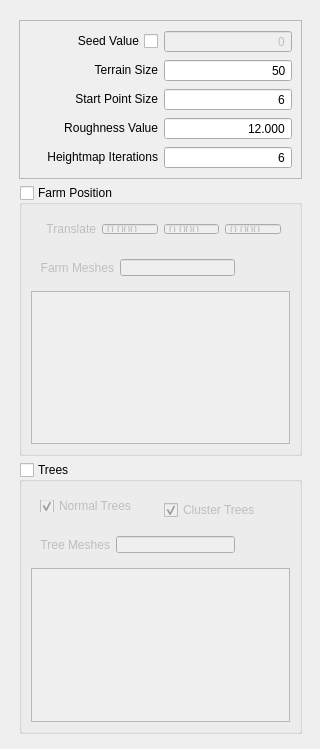
         <widget class="QWidget" name="tab">
          <attribute name="title">
           <string>Settings</string>
          </attribute>
          <widget class="QWidget" name="top" native="true">
           <property name="geometry">
            <rect>
             <x>10</x>
             <y>10</y>
             <width>301</width>
             <height>730</height>
            </rect>
           </property>
           <property name="sizePolicy">
            <sizepolicy hsizetype="MinimumExpanding" vsizetype="MinimumExpanding">
             <horstretch>0</horstretch>
             <verstretch>0</verstretch>
            </sizepolicy>
           </property>
           <property name="minimumSize">
            <size>
             <width>300</width>
             <height>730</height>
            </size>
           </property>
           <property name="maximumSize">
            <size>
             <width>16777215</width>
             <height>900</height>
            </size>
           </property>
           <property name="layoutDirection">
            <enum>Qt::LeftToRight</enum>
           </property>
           <widget class="QWidget" name="layoutWidget">
            <property name="geometry">
             <rect>
              <x>9</x>
              <y>10</y>
              <width>283</width>
              <height>714</height>
             </rect>
            </property>
            <layout class="QVBoxLayout" name="verticalLayout_3">
             <item>
              <widget class="QFrame" name="Settings">
               <property name="minimumSize">
                <size>
                 <width>200</width>
                 <height>0</height>
                </size>
               </property>
               <property name="frameShape">
                <enum>QFrame::StyledPanel</enum>
               </property>
               <property name="frameShadow">
                <enum>QFrame::Plain</enum>
               </property>
               <layout class="QVBoxLayout" name="verticalLayout_2">
                <item>
                 <layout class="QHBoxLayout" name="horizontalLayout_3">
                  <item>
                   <widget class="QCheckBox" name="seedValueCheck">
                    <property name="minimumSize">
                     <size>
                      <width>0</width>
                      <height>0</height>
                     </size>
                    </property>
                    <property name="layoutDirection">
                     <enum>Qt::RightToLeft</enum>
                    </property>
                    <property name="text">
                     <string>Seed Value</string>
                    </property>
                    <property name="iconSize">
                     <size>
                      <width>16</width>
                      <height>16</height>
                     </size>
                    </property>
                   </widget>
                  </item>
                  <item>
                   <widget class="QSpinBox" name="seedValueBox">
                    <property name="enabled">
                     <bool>false</bool>
                    </property>
                    <property name="sizePolicy">
                     <sizepolicy hsizetype="Minimum" vsizetype="Fixed">
                      <horstretch>0</horstretch>
                      <verstretch>0</verstretch>
                     </sizepolicy>
                    </property>
                    <property name="minimumSize">
                     <size>
                      <width>50</width>
                      <height>0</height>
                     </size>
                    </property>
                    <property name="alignment">
                     <set>Qt::AlignRight|Qt::AlignTrailing|Qt::AlignVCenter</set>
                    </property>
                    <property name="buttonSymbols">
                     <enum>QAbstractSpinBox::NoButtons</enum>
                    </property>
                    <property name="maximum">
                     <number>999999999</number>
                    </property>
                   </widget>
                  </item>
                 </layout>
                </item>
                <item>
                 <layout class="QHBoxLayout" name="horizontalLayout_5">
                  <item>
                   <widget class="QLabel" name="label_4">
                    <property name="sizePolicy">
                     <sizepolicy hsizetype="Minimum" vsizetype="Fixed">
                      <horstretch>0</horstretch>
                      <verstretch>0</verstretch>
                     </sizepolicy>
                    </property>
                    <property name="minimumSize">
                     <size>
                      <width>100</width>
                      <height>0</height>
                     </size>
                    </property>
                    <property name="text">
                     <string>Terrain Size</string>
                    </property>
                    <property name="alignment">
                     <set>Qt::AlignRight|Qt::AlignTrailing|Qt::AlignVCenter</set>
                    </property>
                   </widget>
                  </item>
                  <item>
                   <widget class="QSpinBox" name="terrainSizeBox">
                    <property name="sizePolicy">
                     <sizepolicy hsizetype="Minimum" vsizetype="Fixed">
                      <horstretch>0</horstretch>
                      <verstretch>0</verstretch>
                     </sizepolicy>
                    </property>
                    <property name="minimumSize">
                     <size>
                      <width>100</width>
                      <height>0</height>
                     </size>
                    </property>
                    <property name="alignment">
                     <set>Qt::AlignRight|Qt::AlignTrailing|Qt::AlignVCenter</set>
                    </property>
                    <property name="buttonSymbols">
                     <enum>QAbstractSpinBox::NoButtons</enum>
                    </property>
                    <property name="minimum">
                     <number>1</number>
                    </property>
                    <property name="maximum">
                     <number>100</number>
                    </property>
                    <property name="value">
                     <number>50</number>
                    </property>
                   </widget>
                  </item>
                 </layout>
                </item>
                <item>
                 <layout class="QHBoxLayout" name="horizontalLayout_4">
                  <item>
                   <widget class="QLabel" name="label_3">
                    <property name="sizePolicy">
                     <sizepolicy hsizetype="Minimum" vsizetype="Fixed">
                      <horstretch>0</horstretch>
                      <verstretch>0</verstretch>
                     </sizepolicy>
                    </property>
                    <property name="minimumSize">
                     <size>
                      <width>100</width>
                      <height>0</height>
                     </size>
                    </property>
                    <property name="text">
                     <string>Start Point Size</string>
                    </property>
                    <property name="alignment">
                     <set>Qt::AlignRight|Qt::AlignTrailing|Qt::AlignVCenter</set>
                    </property>
                   </widget>
                  </item>
                  <item>
                   <widget class="QSpinBox" name="startPointSizeBox">
                    <property name="sizePolicy">
                     <sizepolicy hsizetype="Minimum" vsizetype="Fixed">
                      <horstretch>0</horstretch>
                      <verstretch>0</verstretch>
                     </sizepolicy>
                    </property>
                    <property name="minimumSize">
                     <size>
                      <width>100</width>
                      <height>0</height>
                     </size>
                    </property>
                    <property name="alignment">
                     <set>Qt::AlignRight|Qt::AlignTrailing|Qt::AlignVCenter</set>
                    </property>
                    <property name="buttonSymbols">
                     <enum>QAbstractSpinBox::NoButtons</enum>
                    </property>
                    <property name="minimum">
                     <number>1</number>
                    </property>
                    <property name="maximum">
                     <number>100</number>
                    </property>
                    <property name="value">
                     <number>6</number>
                    </property>
                   </widget>
                  </item>
                 </layout>
                </item>
                <item>
                 <layout class="QHBoxLayout" name="horizontalLayout_8">
                  <item>
                   <widget class="QLabel" name="label_5">
                    <property name="sizePolicy">
                     <sizepolicy hsizetype="Minimum" vsizetype="Fixed">
                      <horstretch>0</horstretch>
                      <verstretch>0</verstretch>
                     </sizepolicy>
                    </property>
                    <property name="minimumSize">
                     <size>
                      <width>100</width>
                      <height>0</height>
                     </size>
                    </property>
                    <property name="text">
                     <string>Roughness Value</string>
                    </property>
                    <property name="alignment">
                     <set>Qt::AlignRight|Qt::AlignTrailing|Qt::AlignVCenter</set>
                    </property>
                   </widget>
                  </item>
                  <item>
                   <widget class="QDoubleSpinBox" name="roughnessBox">
                    <property name="sizePolicy">
                     <sizepolicy hsizetype="Minimum" vsizetype="Fixed">
                      <horstretch>0</horstretch>
                      <verstretch>0</verstretch>
                     </sizepolicy>
                    </property>
                    <property name="minimumSize">
                     <size>
                      <width>100</width>
                      <height>0</height>
                     </size>
                    </property>
                    <property name="alignment">
                     <set>Qt::AlignRight|Qt::AlignTrailing|Qt::AlignVCenter</set>
                    </property>
                    <property name="buttonSymbols">
                     <enum>QAbstractSpinBox::NoButtons</enum>
                    </property>
                    <property name="decimals">
                     <number>3</number>
                    </property>
                    <property name="singleStep">
                     <double>0.100000000000000</double>
                    </property>
                    <property name="value">
                     <double>12.000000000000000</double>
                    </property>
                   </widget>
                  </item>
                 </layout>
                </item>
                <item>
                 <layout class="QHBoxLayout" name="horizontalLayout_9">
                  <item>
                   <widget class="QLabel" name="label_6">
                    <property name="sizePolicy">
                     <sizepolicy hsizetype="Minimum" vsizetype="Fixed">
                      <horstretch>0</horstretch>
                      <verstretch>0</verstretch>
                     </sizepolicy>
                    </property>
                    <property name="minimumSize">
                     <size>
                      <width>100</width>
                      <height>0</height>
                     </size>
                    </property>
                    <property name="text">
                     <string>Heightmap Iterations</string>
                    </property>
                    <property name="alignment">
                     <set>Qt::AlignRight|Qt::AlignTrailing|Qt::AlignVCenter</set>
                    </property>
                   </widget>
                  </item>
                  <item>
                   <widget class="QSpinBox" name="heightmapIterationsBox">
                    <property name="sizePolicy">
                     <sizepolicy hsizetype="Minimum" vsizetype="Fixed">
                      <horstretch>0</horstretch>
                      <verstretch>0</verstretch>
                     </sizepolicy>
                    </property>
                    <property name="minimumSize">
                     <size>
                      <width>100</width>
                      <height>0</height>
                     </size>
                    </property>
                    <property name="alignment">
                     <set>Qt::AlignRight|Qt::AlignTrailing|Qt::AlignVCenter</set>
                    </property>
                    <property name="buttonSymbols">
                     <enum>QAbstractSpinBox::NoButtons</enum>
                    </property>
                    <property name="minimum">
                     <number>1</number>
                    </property>
                    <property name="value">
                     <number>6</number>
                    </property>
                   </widget>
                  </item>
                 </layout>
                </item>
               </layout>
              </widget>
             </item>
             <item>
              <widget class="QGroupBox" name="farmPosition">
               <property name="sizePolicy">
                <sizepolicy hsizetype="Minimum" vsizetype="Preferred">
                 <horstretch>0</horstretch>
                 <verstretch>0</verstretch>
                </sizepolicy>
               </property>
               <property name="minimumSize">
                <size>
                 <width>200</width>
                 <height>0</height>
                </size>
               </property>
               <property name="maximumSize">
                <size>
                 <width>16777215</width>
                 <height>300</height>
                </size>
               </property>
               <property name="title">
                <string>Farm Position</string>
               </property>
               <property name="checkable">
                <bool>true</bool>
               </property>
               <property name="checked">
                <bool>false</bool>
               </property>
               <layout class="QVBoxLayout" name="verticalLayout_6">
                <item>
                 <layout class="QVBoxLayout" name="verticalLayout_4">
                  <item>
                   <widget class="QWidget" name="farmTranslateLayout" native="true">
                    <property name="minimumSize">
                     <size>
                      <width>0</width>
                      <height>30</height>
                     </size>
                    </property>
                    <property name="maximumSize">
                     <size>
                      <width>16777215</width>
                      <height>30</height>
                     </size>
                    </property>
                    <layout class="QHBoxLayout" name="horizontalLayout_10">
                     <item>
                      <widget class="QLabel" name="label_7">
                       <property name="sizePolicy">
                        <sizepolicy hsizetype="Minimum" vsizetype="Preferred">
                         <horstretch>0</horstretch>
                         <verstretch>0</verstretch>
                        </sizepolicy>
                       </property>
                       <property name="minimumSize">
                        <size>
                         <width>50</width>
                         <height>0</height>
                        </size>
                       </property>
                       <property name="text">
                        <string>Translate</string>
                       </property>
                       <property name="alignment">
                        <set>Qt::AlignRight|Qt::AlignTrailing|Qt::AlignVCenter</set>
                       </property>
                      </widget>
                     </item>
                     <item>
                      <widget class="QDoubleSpinBox" name="translateXBox">
                       <property name="minimumSize">
                        <size>
                         <width>48</width>
                         <height>0</height>
                        </size>
                       </property>
                       <property name="frame">
                        <bool>true</bool>
                       </property>
                       <property name="buttonSymbols">
                        <enum>QAbstractSpinBox::NoButtons</enum>
                       </property>
                       <property name="decimals">
                        <number>3</number>
                       </property>
                       <property name="minimum">
                        <double>-99.989999999999995</double>
                       </property>
                      </widget>
                     </item>
                     <item>
                      <widget class="QDoubleSpinBox" name="translateYBox">
                       <property name="minimumSize">
                        <size>
                         <width>48</width>
                         <height>0</height>
                        </size>
                       </property>
                       <property name="frame">
                        <bool>true</bool>
                       </property>
                       <property name="buttonSymbols">
                        <enum>QAbstractSpinBox::NoButtons</enum>
                       </property>
                       <property name="decimals">
                        <number>3</number>
                       </property>
                       <property name="minimum">
                        <double>-99.900000000000006</double>
                       </property>
                      </widget>
                     </item>
                     <item>
                      <widget class="QDoubleSpinBox" name="translateZBox">
                       <property name="minimumSize">
                        <size>
                         <width>48</width>
                         <height>0</height>
                        </size>
                       </property>
                       <property name="frame">
                        <bool>true</bool>
                       </property>
                       <property name="buttonSymbols">
                        <enum>QAbstractSpinBox::NoButtons</enum>
                       </property>
                       <property name="decimals">
                        <number>3</number>
                       </property>
                       <property name="minimum">
                        <double>-99.989999999999995</double>
                       </property>
                      </widget>
                     </item>
                    </layout>
                   </widget>
                  </item>
                  <item>
                   <widget class="QWidget" name="farmMeshLayout" native="true">
                    <property name="minimumSize">
                     <size>
                      <width>0</width>
                      <height>35</height>
                     </size>
                    </property>
                    <property name="maximumSize">
                     <size>
                      <width>16777215</width>
                      <height>35</height>
                     </size>
                    </property>
                    <layout class="QHBoxLayout" name="horizontalLayout_11">
                     <item>
                      <widget class="QLabel" name="label_8">
                       <property name="sizePolicy">
                        <sizepolicy hsizetype="Minimum" vsizetype="Preferred">
                         <horstretch>0</horstretch>
                         <verstretch>0</verstretch>
                        </sizepolicy>
                       </property>
                       <property name="minimumSize">
                        <size>
                         <width>10</width>
                         <height>0</height>
                        </size>
                       </property>
                       <property name="text">
                        <string>Farm Meshes</string>
                       </property>
                       <property name="alignment">
                        <set>Qt::AlignRight|Qt::AlignTrailing|Qt::AlignVCenter</set>
                       </property>
                      </widget>
                     </item>
                     <item>
                      <widget class="QLineEdit" name="farmMeshLine">
                       <property name="sizePolicy">
                        <sizepolicy hsizetype="MinimumExpanding" vsizetype="Fixed">
                         <horstretch>0</horstretch>
                         <verstretch>0</verstretch>
                        </sizepolicy>
                       </property>
                       <property name="minimumSize">
                        <size>
                         <width>100</width>
                         <height>0</height>
                        </size>
                       </property>
                      </widget>
                     </item>
                     <item>
                      <widget class="QPushButton" name="farmMeshButton">
                       <property name="minimumSize">
                        <size>
                         <width>10</width>
                         <height>0</height>
                        </size>
                       </property>
                       <property name="text">
                        <string/>
                       </property>
                       <property name="icon">
                        <iconset>
                         <normaloff>../../Uni/FMP/Terrain/ui/browseFolder.png</normaloff>../../Uni/FMP/Terrain/ui/browseFolder.png</iconset>
                       </property>
                       <property name="iconSize">
                        <size>
                         <width>25</width>
                         <height>25</height>
                        </size>
                       </property>
                       <property name="checkable">
                        <bool>false</bool>
                       </property>
                       <property name="autoDefault">
                        <bool>false</bool>
                       </property>
                       <property name="default">
                        <bool>false</bool>
                       </property>
                       <property name="flat">
                        <bool>true</bool>
                       </property>
                      </widget>
                     </item>
                    </layout>
                   </widget>
                  </item>
                  <item>
                   <widget class="QPlainTextEdit" name="farmMeshBrowser">
                    <property name="readOnly">
                     <bool>true</bool>
                    </property>
                    <property name="textInteractionFlags">
                     <set>Qt::NoTextInteraction</set>
                    </property>
                   </widget>
                  </item>
                 </layout>
                </item>
               </layout>
              </widget>
             </item>
             <item>
              <widget class="QGroupBox" name="trees">
               <property name="sizePolicy">
                <sizepolicy hsizetype="MinimumExpanding" vsizetype="Preferred">
                 <horstretch>0</horstretch>
                 <verstretch>0</verstretch>
                </sizepolicy>
               </property>
               <property name="minimumSize">
                <size>
                 <width>0</width>
                 <height>200</height>
                </size>
               </property>
               <property name="maximumSize">
                <size>
                 <width>16777215</width>
                 <height>300</height>
                </size>
               </property>
               <property name="title">
                <string>Trees</string>
               </property>
               <property name="checkable">
                <bool>true</bool>
               </property>
               <property name="checked">
                <bool>false</bool>
               </property>
               <layout class="QVBoxLayout" name="verticalLayout_7">
                <item>
                 <widget class="QWidget" name="clusterTreesLayout" native="true">
                  <property name="maximumSize">
                   <size>
                    <width>16777215</width>
                    <height>30</height>
                   </size>
                  </property>
                  <layout class="QHBoxLayout" name="horizontalLayout_13">
                   <item>
                    <widget class="QCheckBox" name="normalTreesCheck">
                     <property name="text">
                      <string>Normal Trees</string>
                     </property>
                     <property name="checked">
                      <bool>true</bool>
                     </property>
                    </widget>
                   </item>
                   <item>
                    <widget class="QCheckBox" name="clusterTreesCheck">
                     <property name="minimumSize">
                      <size>
                       <width>0</width>
                       <height>20</height>
                      </size>
                     </property>
                     <property name="text">
                      <string>Cluster Trees</string>
                     </property>
                     <property name="checked">
                      <bool>true</bool>
                     </property>
                    </widget>
                   </item>
                  </layout>
                 </widget>
                </item>
                <item>
                 <widget class="QWidget" name="TreeMeshLayout" native="true">
                  <property name="minimumSize">
                   <size>
                    <width>0</width>
                    <height>35</height>
                   </size>
                  </property>
                  <property name="maximumSize">
                   <size>
                    <width>16777215</width>
                    <height>35</height>
                   </size>
                  </property>
                  <layout class="QHBoxLayout" name="horizontalLayout_12">
                   <item>
                    <widget class="QLabel" name="label_9">
                     <property name="sizePolicy">
                      <sizepolicy hsizetype="Minimum" vsizetype="Preferred">
                       <horstretch>0</horstretch>
                       <verstretch>0</verstretch>
                      </sizepolicy>
                     </property>
                     <property name="minimumSize">
                      <size>
                       <width>10</width>
                       <height>0</height>
                      </size>
                     </property>
                     <property name="text">
                      <string>Tree Meshes</string>
                     </property>
                     <property name="alignment">
                      <set>Qt::AlignRight|Qt::AlignTrailing|Qt::AlignVCenter</set>
                     </property>
                    </widget>
                   </item>
                   <item>
                    <widget class="QLineEdit" name="treeMeshLine">
                     <property name="sizePolicy">
                      <sizepolicy hsizetype="MinimumExpanding" vsizetype="Fixed">
                       <horstretch>0</horstretch>
                       <verstretch>0</verstretch>
                      </sizepolicy>
                     </property>
                     <property name="minimumSize">
                      <size>
                       <width>100</width>
                       <height>0</height>
                      </size>
                     </property>
                    </widget>
                   </item>
                   <item>
                    <widget class="QPushButton" name="treeMeshButton">
                     <property name="minimumSize">
                      <size>
                       <width>10</width>
                       <height>0</height>
                      </size>
                     </property>
                     <property name="text">
                      <string/>
                     </property>
                     <property name="icon">
                      <iconset>
                       <normaloff>../../Uni/FMP/Terrain/ui/browseFolder.png</normaloff>../../Uni/FMP/Terrain/ui/browseFolder.png</iconset>
                     </property>
                     <property name="iconSize">
                      <size>
                       <width>25</width>
                       <height>25</height>
                      </size>
                     </property>
                     <property name="checkable">
                      <bool>false</bool>
                     </property>
                     <property name="autoDefault">
                      <bool>false</bool>
                     </property>
                     <property name="default">
                      <bool>false</bool>
                     </property>
                     <property name="flat">
                      <bool>true</bool>
                     </property>
                    </widget>
                   </item>
                  </layout>
                 </widget>
                </item>
                <item>
                 <widget class="QPlainTextEdit" name="treeMeshBrowser">
                  <property name="readOnly">
                   <bool>true</bool>
                  </property>
                  <property name="textInteractionFlags">
                   <set>Qt::NoTextInteraction</set>
                  </property>
                 </widget>
                </item>
               </layout>
              </widget>
             </item>
            </layout>
           </widget>
          </widget>
         </widget>
